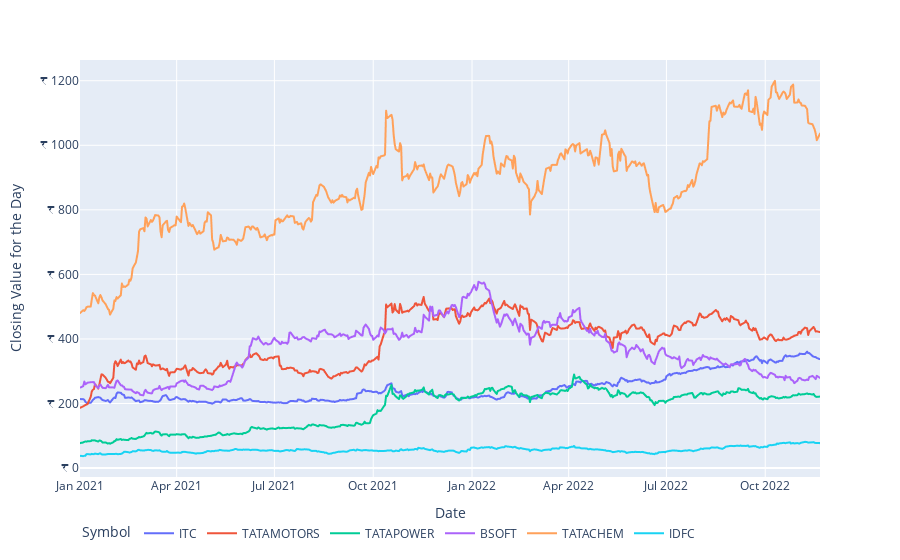

The cell this chart's notebook holds for it:
### Code cell
fig_1 = px.line(consolidated_stock_data, 
                y='Close',color='Symbol',
                hover_data = ['Close'],labels={"Close": "Closing Value for the Day"})
fig_1.update_yaxes(tickprefix="₹ ")
fig_1.update_layout(legend=dict(orientation="h"))
fig_1.show()

### Figure 1 — Plotly figure (JSON) as saved in the notebook; plotly's stock layout.template omitted (floating-point values rounded to 4 significant figures; data arrays with more than 128 entries replaced by an {"elided": "..."} marker saying what was removed)
{"data": [{"hovertemplate": "Symbol=ITC<br>Date=%{x}<br>Closing Value for the Day=%{y}<extra></extra>", "legendgroup": "ITC", "line": {"color": "#636efa", "dash": "solid"}, "marker": {"symbol": "circle"}, "mode": "lines", "name": "ITC", "showlegend": true, "type": "scattergl", "x": {"elided": "467 str values"}, "xaxis": "x", "y": {"elided": "467 float values"}, "yaxis": "y"}, {"hovertemplate": "Symbol=TATAMOTORS<br>Date=%{x}<br>Closing Value for the Day=%{y}<extra></extra>", "legendgroup": "TATAMOTORS", "line": {"color": "#EF553B", "dash": "solid"}, "marker": {"symbol": "circle"}, "mode": "lines", "name": "TATAMOTORS", "showlegend": true, "type": "scattergl", "x": {"elided": "467 str values"}, "xaxis": "x", "y": {"elided": "467 float values"}, "yaxis": "y"}, {"hovertemplate": "Symbol=TATAPOWER<br>Date=%{x}<br>Closing Value for the Day=%{y}<extra></extra>", "legendgroup": "TATAPOWER", "line": {"color": "#00cc96", "dash": "solid"}, "marker": {"symbol": "circle"}, "mode": "lines", "name": "TATAPOWER", "showlegend": true, "type": "scattergl", "x": {"elided": "467 str values"}, "xaxis": "x", "y": {"elided": "467 float values"}, "yaxis": "y"}, {"hovertemplate": "Symbol=BSOFT<br>Date=%{x}<br>Closing Value for the Day=%{y}<extra></extra>", "legendgroup": "BSOFT", "line": {"color": "#ab63fa", "dash": "solid"}, "marker": {"symbol": "circle"}, "mode": "lines", "name": "BSOFT", "showlegend": true, "type": "scattergl", "x": {"elided": "467 str values"}, "xaxis": "x", "y": {"elided": "467 float values"}, "yaxis": "y"}, {"hovertemplate": "Symbol=TATACHEM<br>Date=%{x}<br>Closing Value for the Day=%{y}<extra></extra>", "legendgroup": "TATACHEM", "line": {"color": "#FFA15A", "dash": "solid"}, "marker": {"symbol": "circle"}, "mode": "lines", "name": "TATACHEM", "showlegend": true, "type": "scattergl", "x": {"elided": "467 str values"}, "xaxis": "x", "y": {"elided": "467 float values"}, "yaxis": "y"}, {"hovertemplate": "Symbol=IDFC<br>Date=%{x}<br>Closing Value for the Day=%{y}<extra></extra>", "legendgroup": "IDFC", "line": {"color": "#19d3f3", "dash": "solid"}, "marker": {"symbol": "circle"}, "mode": "lines", "name": "IDFC", "showlegend": true, "type": "scattergl", "x": {"elided": "467 str values"}, "xaxis": "x", "y": {"elided": "467 float values"}, "yaxis": "y"}], "layout": {"autosize": true, "legend": {"orientation": "h", "title": {"text": "Symbol"}, "tracegroupgap": 0}, "margin": {"t": 60}, "xaxis": {"anchor": "y", "autorange": true, "domain": [0, 1], "range": ["2021-01-01", "2022-11-21"], "title": {"text": "Date"}, "type": "date"}, "yaxis": {"anchor": "x", "autorange": true, "domain": [0, 1], "range": [-27.7, 1264.0], "tickprefix": "₹ ", "title": {"text": "Closing Value for the Day"}, "type": "linear"}}}
